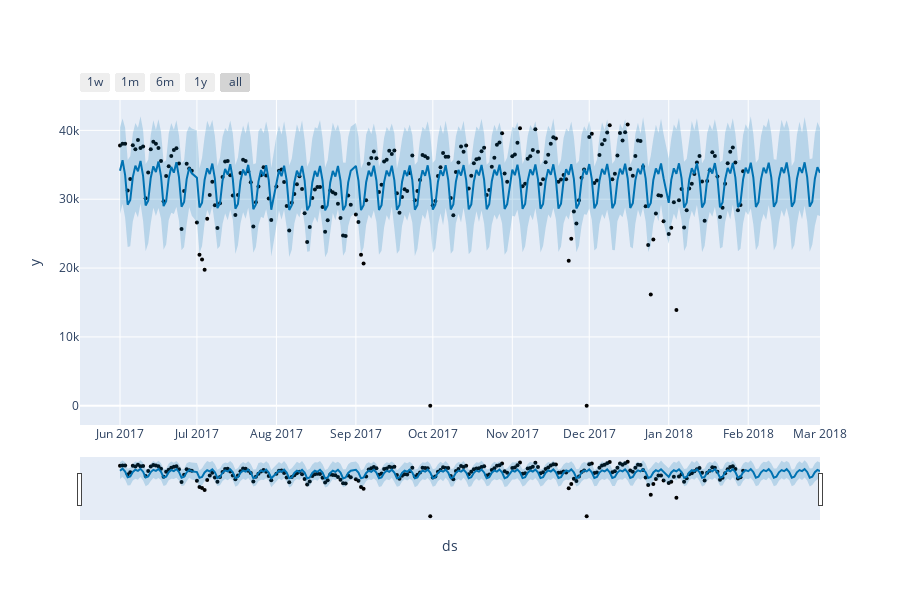

The notebook cell this image was saved under:
### Code cell
plot_plotly(model, future)

### Figure 1 — Plotly figure (JSON) as saved in the notebook; plotly's stock layout.template omitted (floating-point values rounded to 4 significant figures; data arrays with more than 128 entries replaced by an {"elided": "..."} marker saying what was removed)
{"data": [{"marker": {"color": "black", "size": 4}, "mode": "markers", "name": "Actual", "type": "scatter", "x": {"elided": "239 str values"}, "y": {"elided": "239 int values"}}, {"hoverinfo": "skip", "line": {"width": 0}, "mode": "lines", "type": "scatter", "x": {"elided": "269 str values"}, "y": {"elided": "269 float values"}}, {"fill": "tonexty", "fillcolor": "rgba(0, 114, 178, 0.2)", "line": {"color": "#0072B2", "width": 2}, "mode": "lines", "name": "Predicted", "type": "scatter", "x": {"elided": "269 str values"}, "y": {"elided": "269 float values"}}, {"fill": "tonexty", "fillcolor": "rgba(0, 114, 178, 0.2)", "hoverinfo": "skip", "line": {"width": 0}, "mode": "lines", "type": "scatter", "x": {"elided": "269 str values"}, "y": {"elided": "269 float values"}}], "layout": {"height": 600, "showlegend": false, "width": 900, "xaxis": {"rangeselector": {"buttons": [{"count": 7, "label": "1w", "step": "day", "stepmode": "backward"}, {"count": 1, "label": "1m", "step": "month", "stepmode": "backward"}, {"count": 6, "label": "6m", "step": "month", "stepmode": "backward"}, {"count": 1, "label": "1y", "step": "year", "stepmode": "backward"}, {"step": "all"}]}, "rangeslider": {"visible": true}, "title": {"text": "ds"}, "type": "date"}, "yaxis": {"title": {"text": "y"}}}}
